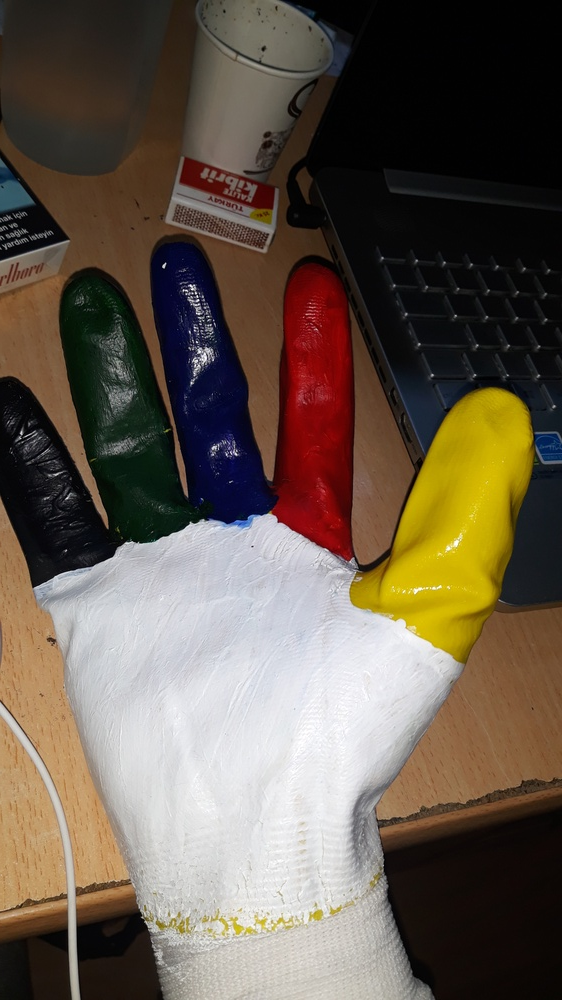
#> input picture pic_1.jpg, 562 x 1000 px, shrunk from 2322 x 4128 before the run, given in place of the camera
$ python detect_color.py
#> lines starting #> are read from the running program, lines starting #| are printed output that depends on the picture; after the words box and inside, x2 and y2 are one past the last pixel; in counts of white or black regions, pixels touching at a corner belong together
import cv2
import numpy as np

cap = cv2.VideoCapture(0)

while (1):
	_, frame = cap.read()
#> frame is the input picture: shape (1000, 562, 3); mean B, G, R 76.7, 90, 102.4
	# It converts the BGR color space of image to HSV color space
	hsv = cv2.cvtColor(frame, cv2.COLOR_BGR2HSV)
#> hsv: shape (1000, 562, 3); mean H, S, V 46.3, 88.9, 106

	# Threshold of blue in HSV space
	lower = np.array([0,0,0])
	upper= np.array([179, 150, 50])

	# preparing the mask to overlay
	mask = cv2.inRange(hsv, lower, upper)
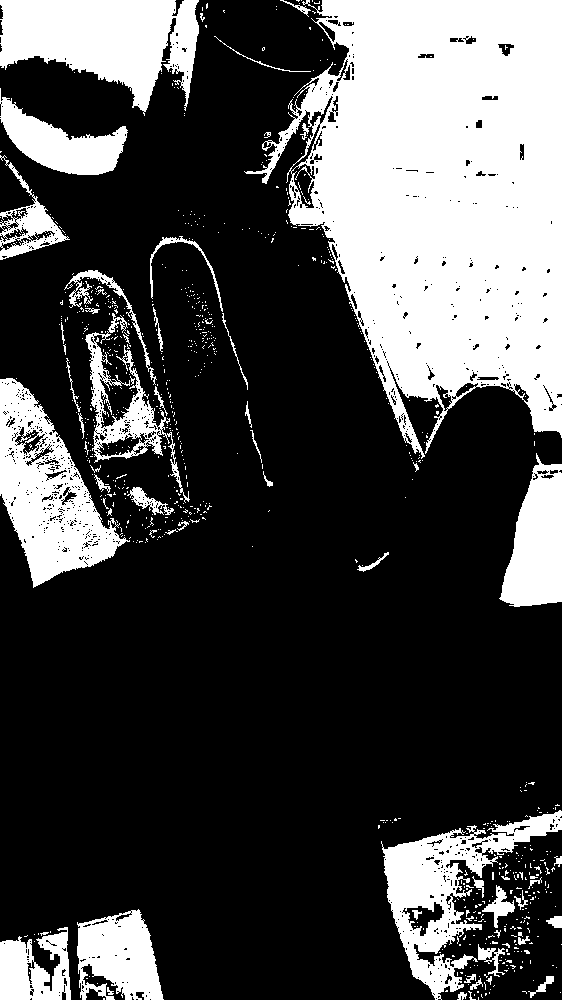
#> mask: shape (1000, 562); 28.7% white; 818 white regions (761 under 20 px), largest, box (x1, y1, x2, y2) and area: (244, 0, 562, 459) 91244, (0, 0, 199, 116) 14237, (0, 378, 130, 588) 12301

	# The black region in the mask has the value of 0,
	# so when multiplied with original image removes all non-blue regions
	result = cv2.bitwise_and(frame, frame, mask=mask)
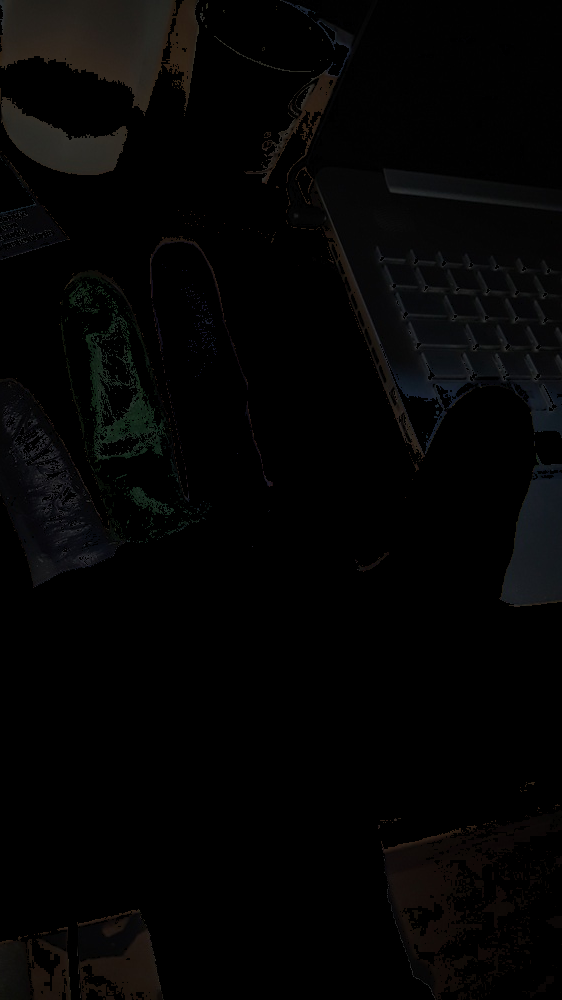
#> result: shape (1000, 562, 3); mean B, G, R 4, 4.2, 4.4

	cv2.imshow('frame', frame)
	cv2.imshow('mask', mask)
	cv2.imshow('result', result)

	if cv2.waitKey(1) & 0xFF == ord("q"):
#> (key q is pressed here)
		cv2.destroyAllWindows()
		cap.release()
